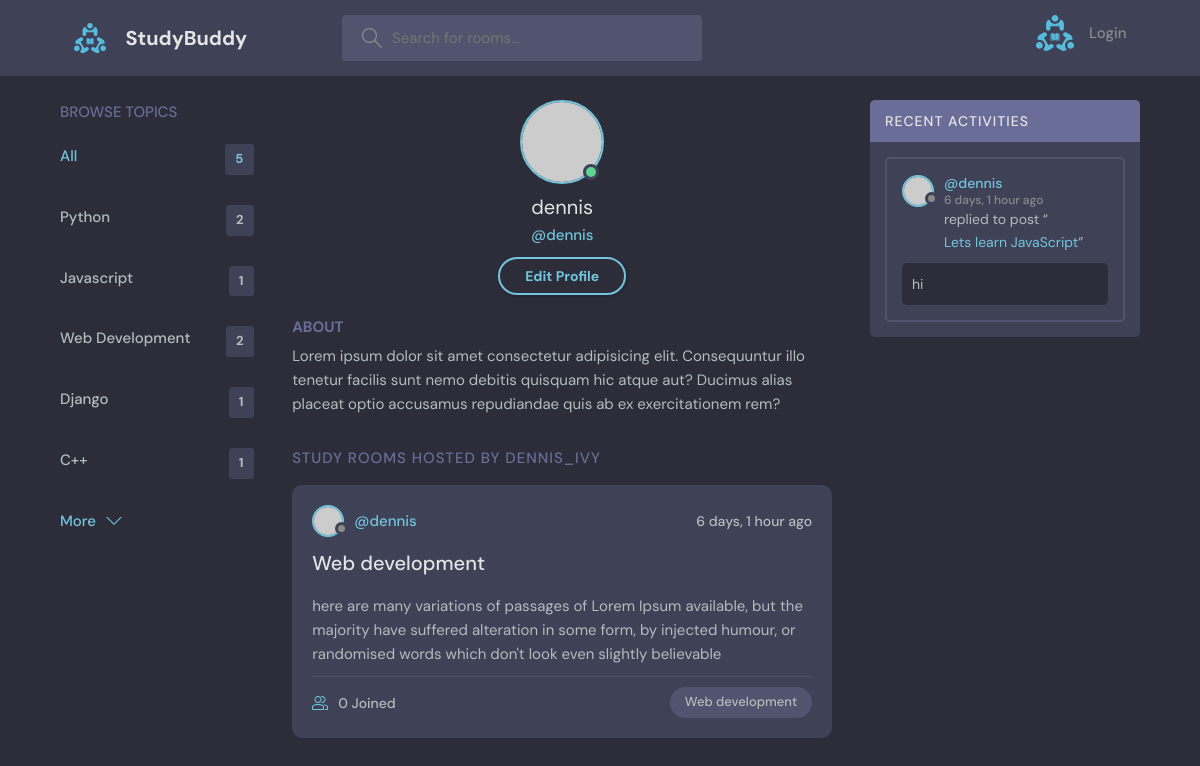
The app's page /profile/2/ with its own data.
### base/models.py (models this page shows, shortened)
class Topic(models.Model):
    name = models.CharField(max_length=200)

class Room(models.Model):
    host = models.ForeignKey(User,on_delete=models.SET_NULL,null=True)
    topic = models.ForeignKey(Topic,on_delete=models.SET_NULL,null=True)
    name = models.CharField(max_length=200)
    description = models.TextField(blank=True,null=True)
    participants = models.ManyToManyField(User, related_name='participant',blank=True)
    created = models.DateTimeField(auto_now_add=True)
    updated = models.DateTimeField(auto_now=True)
    class Meta:
        ordering = ['-updated', '-created']
    def __str__(self):
        return self.name

class Message(models.Model):
    user = models.ForeignKey(User,on_delete=models.CASCADE)
    room = models.ForeignKey(Room, on_delete=models.CASCADE)
    body = models.TextField()
    created = models.DateTimeField(auto_now_add=True)
    updated = models.DateTimeField(auto_now=True)
    class Meta:
        ordering = ['-updated', '-created']
    def __str__(self):
        return self.body[0:20]

### base/views.py (the view)
# urls.py: path('profile/<str:pk>/',userProfile,name='profile'),
def userProfile(request, pk):
    user= User.objects.get(id=pk)
    rooms = user.room_set.all()
    topics = Topic.objects.all()
    room_messages = user.message_set.all()
    context = {   'user':user,
                  'rooms':rooms,
                  'topics':topics,
                  'room_messages':room_messages
    }
    return render(request,'base/profile.html', context)

### base/templates/base/profile.html
{% extends 'main.html' %}
{% load static %}
{% block content %}
  <main class="profile-page layout layout--3">
    <div class="container">
      {% include 'base/topics_component.html' %}
      <div class="roomList">
        <div class="profile">
          <div class="profile__avatar">
            <div class="avatar avatar--large active">
              <img src="https://randomuser.me/api/portraits/men/11.jpg" />
            </div>
          </div>
          <div class="profile__info">
            <h3>{{ user.username }}</h3>
            <p>@{{ user.username }}</p>
            <a href="{% url 'edit_profile' %}" class="btn btn--main btn--pill">Edit Profile</a>
          </div>
          <div class="profile__about">
            <h3>About</h3>
            <p>
              Lorem ipsum dolor sit amet consectetur adipisicing elit. Consequuntur illo tenetur
              facilis sunt nemo debitis quisquam hic atque aut? Ducimus alias placeat optio
              accusamus repudiandae quis ab ex exercitationem rem?
            </p>
          </div>
        </div>
        <div class="roomList__header">
          <div>
            <h2>Study Rooms Hosted by dennis_ivy</a>
            </h2>
          </div>
        </div>
      {% include 'base/feed_component.html' %}
      </div>
      {% include 'base/activity_component.html' %}
    </div>
  </main>
{% endblock %}

### base/templates/base/topics_component.html
  <div class="topics">
          <div class="topics__header">
            <h2>Browse Topics</h2>
          </div>
          <ul class="topics__list">
            <li>
              <a href="{% url 'home' %}" class="active">All <span>{{ topics.all.count }}</span></a>
            </li>
             {% for topic in topics  %}
                    <li>
                      <a href="{% url 'home' %}?q={{topic.name}}">{{ topic.name.title }} <span>{{ topic.room_set.all.count }}</span></a>
                    </li>
            {% endfor %}
          </ul>
          <a class="btn btn--link" href="topics.html">
            More
            <svg version="1.1" xmlns="http://www.w3.org/2000/svg" width="32" height="32" viewBox="0 0 32 32">
              <title>chevron-down</title>
              <path d="M16 21l-13-13h-3l16 16 16-16h-3l-13 13z"></path>
            </svg>
          </a>
        </div>

### base/templates/base/feed_component.html (shortened to what this page needs)
  {% for room in rooms  %}
          <div class="roomListRoom">
            <div class="roomListRoom__header">
              <a href="{% url 'profile' room.host.id %}" class="roomListRoom__author">
                <div class="avatar avatar--small">
                  <img src="https://randomuser.me/api/portraits/women/11.jpg" />
                </div>
                <span>@{{ room.host.username }}</span>
              </a>
              <div class="roomListRoom__actions">
                <span>{{ room.created |timesince }} ago</span>
              </div>
            </div>
            <div class="roomListRoom__content">
              <a href="{% url 'room' room.id %}">{{ room.topic.name }}</a>
              <p>
                  {{ room.description }}
              </p>
            </div>
            <div class="roomListRoom__meta">
              <a href="room.html" class="roomListRoom__joined">
                {{ room.participants.all.count }} Joined
              </a>
              <p class="roomListRoom__topic">{{ room.topic.name }}</p>
            </div>
          </div>
  {% endfor %}

### base/templates/base/activity_component.html (shortened to what this page needs)
<div class="activities">
          <div class="activities__header">
            <h2>Recent Activities</h2>
          </div>
    {% for message in room_messages %}
          <div class="activities__box">
            <div class="activities__boxHeader roomListRoom__header">
              <a href="{% url 'profile' message.user.id %}" class="roomListRoom__author">
                <div class="avatar avatar--small">
                  <img src="https://randomuser.me/api/portraits/women/11.jpg" />
                </div>
                <p>
                  @{{ message.user.username }}
                  <span>{{ message.created|timesince }} ago</span>
                </p>
              </a>
            </div>
            <div class="activities__boxContent">
              <p>replied to post “<a href="{% url 'room' message.room.id %}">{{ message.room.name }}</a>”</p>
              <div class="activities__boxRoomContent">
                  {{ message }}
              </div>
            </div>
          </div>
    {% endfor %}
</div>

### records on screen
Topic: name "Python", room_set.all.count "2"
Topic: name "Javascript", room_set.all.count "1"
Topic: name "Web Development", room_set.all.count "2"
Topic: name "Django", room_set.all.count "1"
Topic: name "C++", room_set.all.count "1"
Room: host.username "dennis", created "6 days, 1 hour", topic.name "Web development", description "here are many variations of passages of Lorem Ipsum available, but the majority have suffered alteration in some form, by injected humour, or randomised words which don't look even slightly believable", participants.all.count "0"
Message: user.username "dennis", created "6 days, 1 hour", room.name "Lets learn JavaScript", body "hi"

### other values on screen
{{ topics.all.count }} "5"
{{ user.username }} "dennis"
